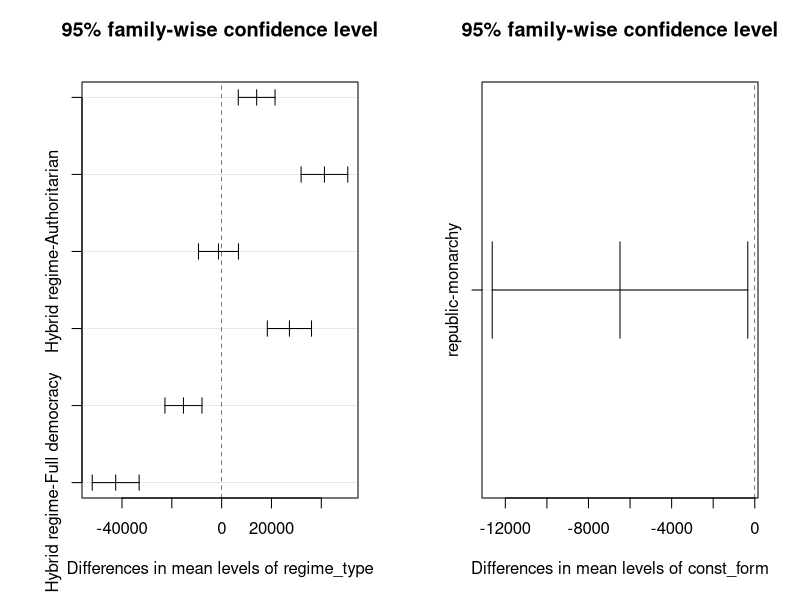
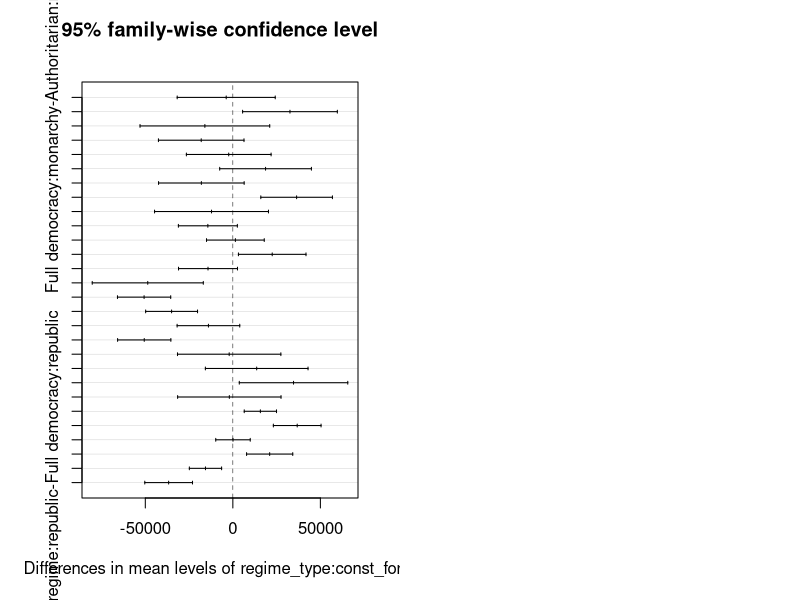
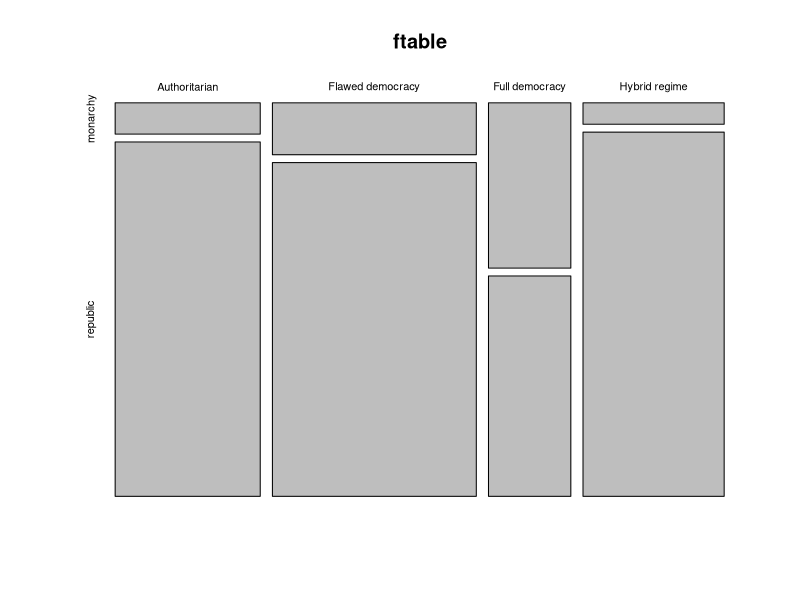
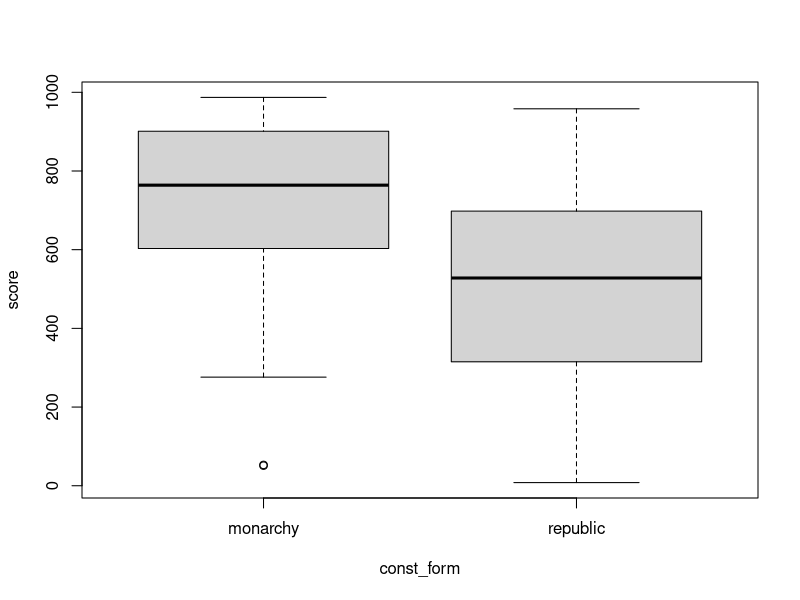
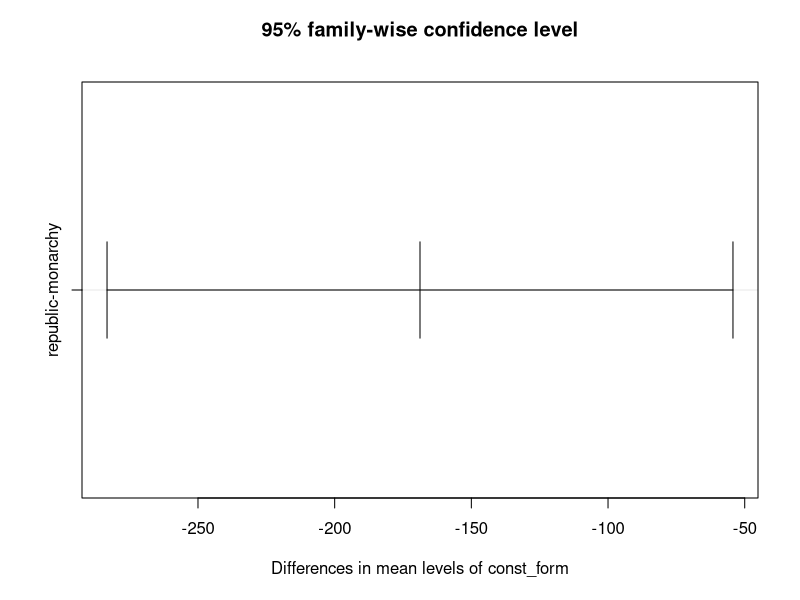
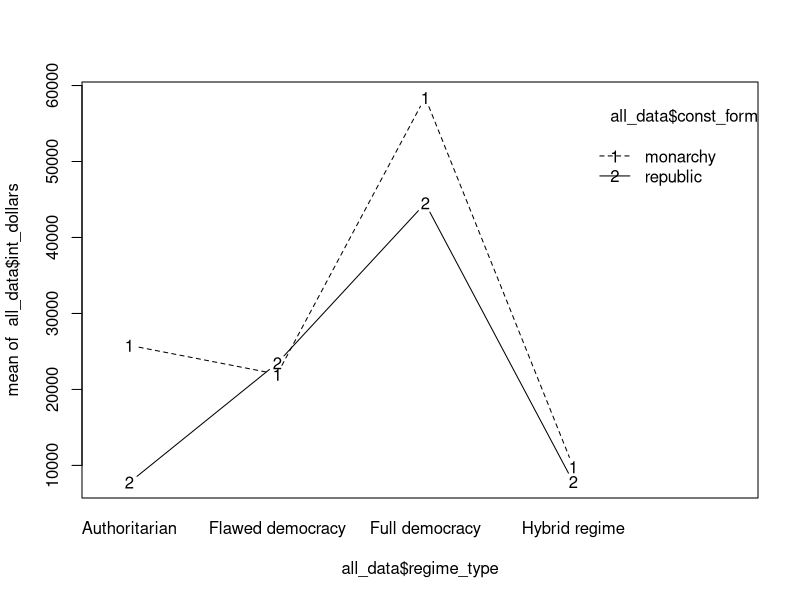

Here is the R script that generated these plots, in order:
library(tidyverse)

library(readr)
all_data <- read_delim("data/rep_mon.csv", 
                       ";", escape_double = FALSE, trim_ws = TRUE)

# EDA ---------------------------------------------------------------------

aov_all <- aov(int_dollars ~ regime_type*const_form, data = all_data)

summary(aov_all)

tukey_aov <- TukeyHSD(aov_all)
tukey_aov

par(mfrow = c(1, 2))
plot(tukey_aov)
par(mfrow = c(1, 1))


# ANALYSIS ----------------------------------------------------------------

## 
ftable <- table(all_data$regime_type, all_data$const_form)
mosaicplot(ftable)
chisq.test(ftable)

##
boxplot(score ~ const_form, all_data)
oneway.test(score ~ const_form, all_data)
all_data_aov <- aov(score ~ const_form, all_data)
summary(all_data_aov)
model.tables(all_data_aov, "means")
all_data_post_hoc <- TukeyHSD(all_data_aov)
all_data_post_hoc
plot(all_data_post_hoc)

##
interaction.plot(all_data$regime_type, all_data$const_form, all_data$int_dollars, type = "b")
